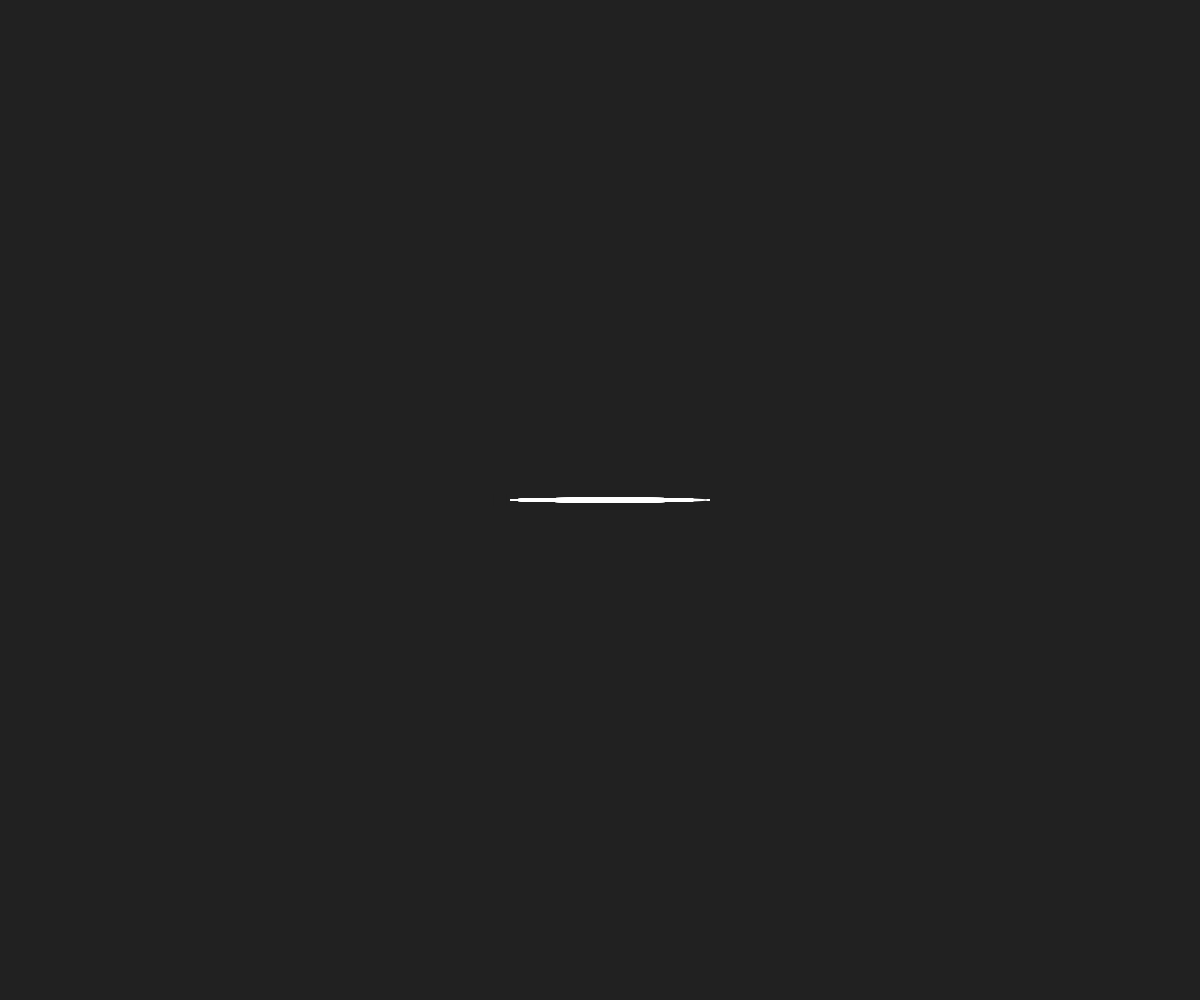
Frame 1 (no input)
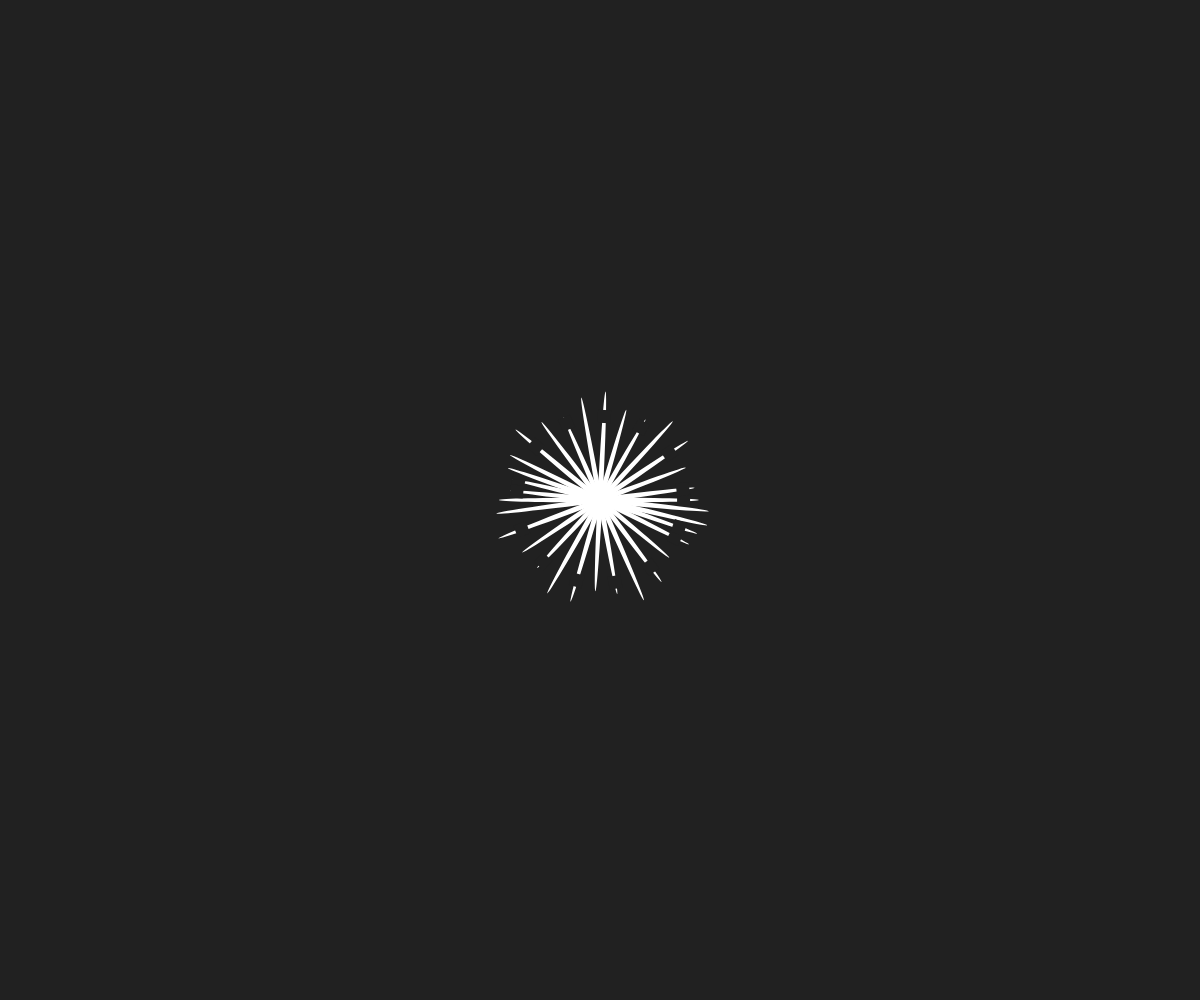
Frame 60 (no input)
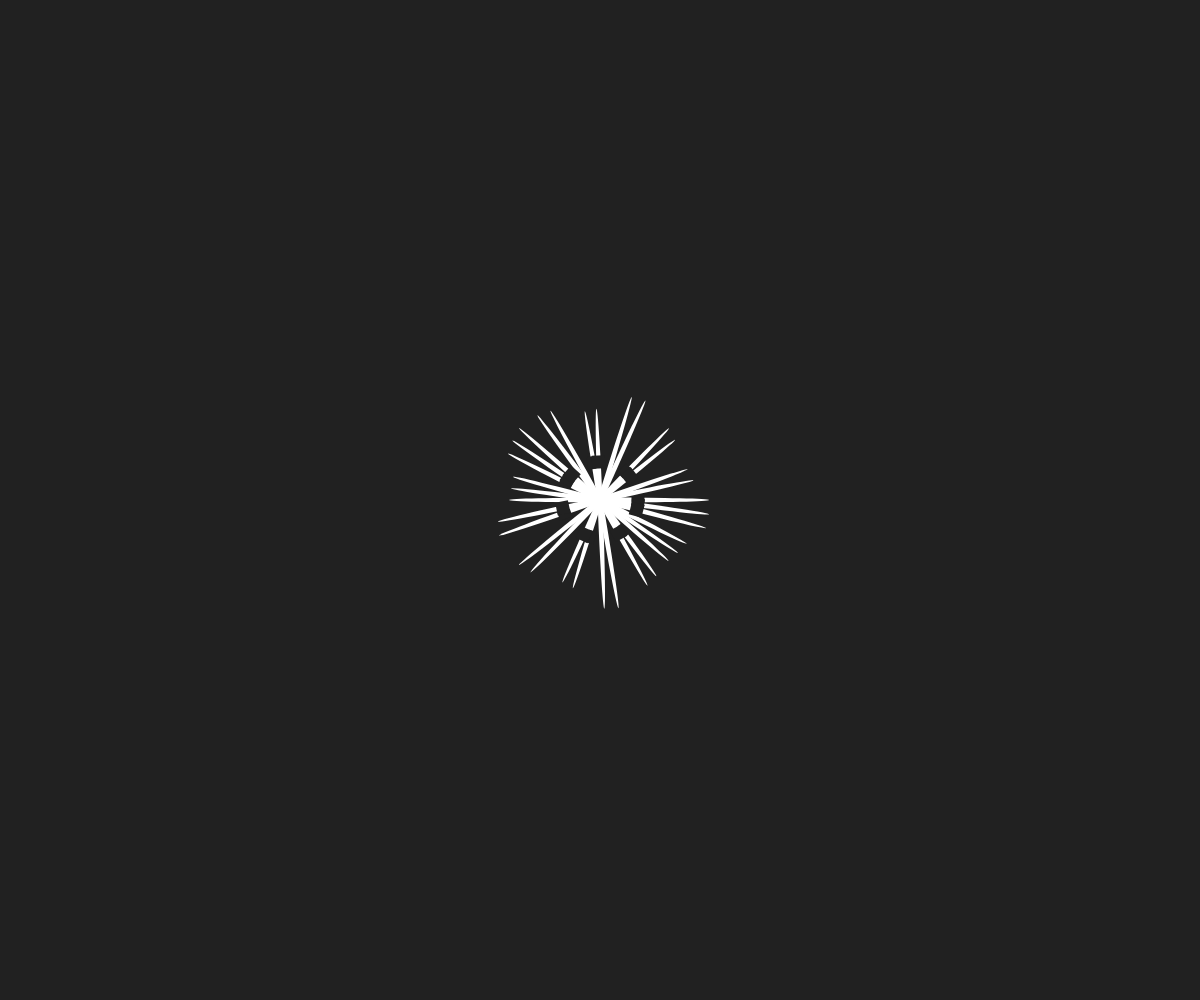
Frame 120 (the mouse pressed at the canvas centre since frame 60)

The p5.js sketch that drew these frames (run headless with seeded random() and noise() and a simulated clock; from frame 60 on, the mouse is pressed at the canvas centre):

// p5.js sketch
// ── sketch.js
/* Raymond G McCord (slow_izzm)
   07/23/2016
   
   This work is licensed under a Creative Commons 3.0 License.
    (Attribution - NonCommerical - ShareAlike)
 		http://creativecommons.org/licenses/by-nc-sa/3.0/
*/

var incr = 0,
    phase,
    mult;

function setup() {
  createCanvas(windowWidth, windowHeight);
  rectMode(CENTER);
  noStroke();
  mult = 33;
}

function draw() {
  background(33);
  phase = 333;
  for (var i = 0; i <= TWO_PI; i+= PI/8) {
    push();
    translate(windowWidth / 2, windowHeight / 2);
    rotate(i * incr);
    fill(255);
    ellipse(cos(incr * phase) * 10, 0, 200, 5);
    fill(33);
    rect(cos(incr + phase) * 100, 0, 13, 13);
    pop();
    
    phase += PI * mult;
    
  }
  incr += 0.01;
}

function windowResized() {
  resizeCanvas(windowWidth, windowHeight);
}
